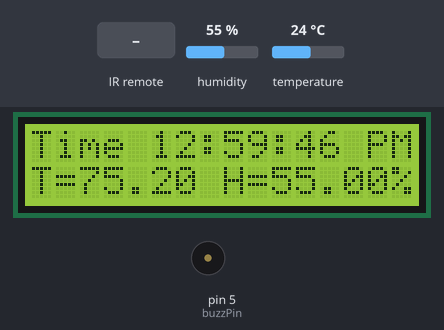
A sketch run on a simulated Arduino Uno, built with avr-gcc and run on an emulated ATmega328P. Parts: 16×2 character LCD, buzzer (waves = sounding, pin HIGH). Inputs (shaded band) come from the test bench; at power-on: humidity 55 %, temperature 24 °C. What the sketch prints to the serial monitor is not drawn.

Above: at 1.7 s.
1.8 s: infrared code 0xFF30CF received
At 4.5 s:
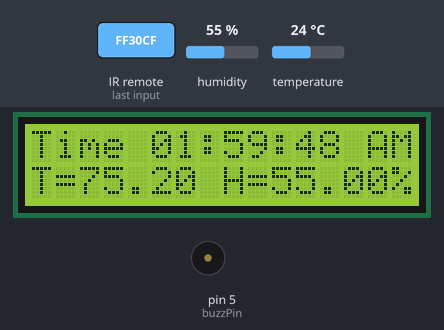
7.8 s: humidity set to 83 %
At 9.6 s:
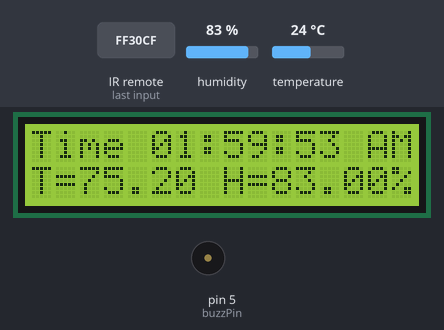
11.3 s: humidity set to 86 %
At 14.8 s:
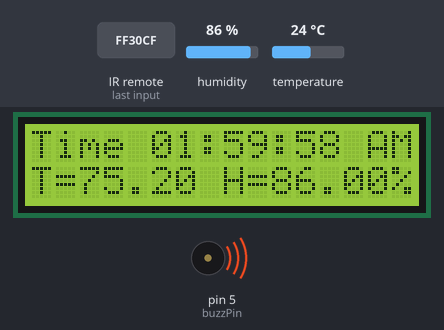
15.4 s: temperature set to 12 °C
At 17.5 s:
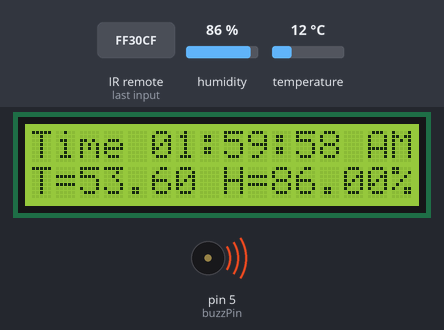
18.4 s: temperature set to 19 °C
At 19.9 s:
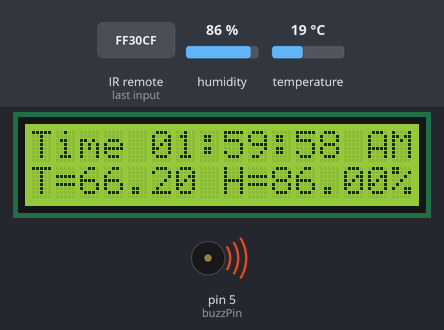
Timing chart, 0 to 21.4 s (numbered marks = the images above; inputs shaded):
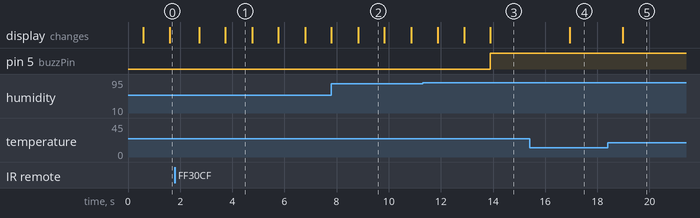

Measured:
- the behaviour switches between 84 and 85 % on humidity (found by bisection; images 2 and 3)
- after the input at 11.3 s, pin 5 (buzzPin): LOW → HIGH after 2.6 s
- after the input at 15.4 s, the display: changes after 1.5 s (image 4)
- after the input at 18.4 s, the display: changes after 0.57 s (image 5)
- what the display in image 2 shows lasts 1.0 s, from 8.8 s to 9.8 s

The sketch:

final_final_final.ino
```cpp
#include <IRremote.h>
#include "DHT.h"
#define Type DHT11
#include <LiquidCrystal.h>
int rs=7;
int en=8;
int d4=9;
int d5=10;
int d6=11;
int d7=12;
LiquidCrystal lcd(rs,en,d4,d5,d6,d7);

boolean freeze = false;

int buzzPin = 5;

int recvPin = 4;
IRrecv irrecv(recvPin);
decode_results results;

int hour = 12;
int minute = 59;
int second = 45;
int flag = 1;

int sensePin=2;
DHT HT(sensePin,Type);
float humidity;
float tempF;

void setup() {
  Serial.begin(9600);

  HT.begin();
  delay(500);
  lcd.begin(16,2);

  pinMode(buzzPin , OUTPUT);

  irrecv.enableIRIn();
}

void loop()
{
  humidity=HT.readHumidity();
  tempF=HT.readTemperature(true);

  lcd.setCursor(0,1);
  lcd.print("T=");
  lcd.print(tempF);
  lcd.setCursor(8,1);
  lcd.print("H=");
  lcd.print(humidity);
  lcd.print("%");
  if(freeze == false)
  {
    if(irrecv.decode(&results))
    {
      Serial.print(results.value, HEX);
      if(results.value == 0xFF6897)
      {
        hour = 0;
        minute = 0;
        second = 0;
      }
      if(results.value == 0xFF30CF)
      {
        hour = hour + 1;
      }
      if(results.value == 0xFF18E7)
      {
        minute = minute + 1;
      }
      irrecv.resume();
      delay(100);
    }
    lcd.setCursor(0,0);
    lcd.print("Time ");
    if(hour < 10)
    {
      lcd.print("0");
    }
    lcd.print(hour);
    lcd.print(":");
    if(minute < 10)
    {
      lcd.print("0");
    }
    lcd.print(minute);
    lcd.print(":");
    if(second < 10)
    {
      lcd.print("0");
    }
    lcd.print(second);

    if(flag==0)
    {
      lcd.print(" AM");
    }
    if(flag==1)
    {
      lcd.print(" PM");
    }

    delay(1000);

    second = second + 1;
    if(second == 60)
    {
      second = 0;
      minute = minute +1;
    }
    if(minute == 60)
    {
      minute = 0;
      hour = hour + 1;
    }
    if(hour == 13)
    {
      hour = 1;
      flag = flag + 1;
      if(flag == 2)flag = 0;
    }
    if(humidity >= 85)
    {
      digitalWrite(buzzPin, HIGH);

      lcd.setCursor(0,0);
      lcd.print("Time ");
      if(hour < 10)
      {
        lcd.print("0");
      }
      lcd.print(hour);
      lcd.print(":");
      if(minute < 10)
      {
        lcd.print("0");
      }
      lcd.print(minute);
      lcd.print(":");
      if(second < 10)
      {
        lcd.print("0");
      }
      lcd.print(second);

      if(flag==0)
      {
        lcd.print(" AM");
      }
      if(flag==1)
      {
        lcd.print(" PM");
      }
      freeze = true;
    }
  }
}
```
